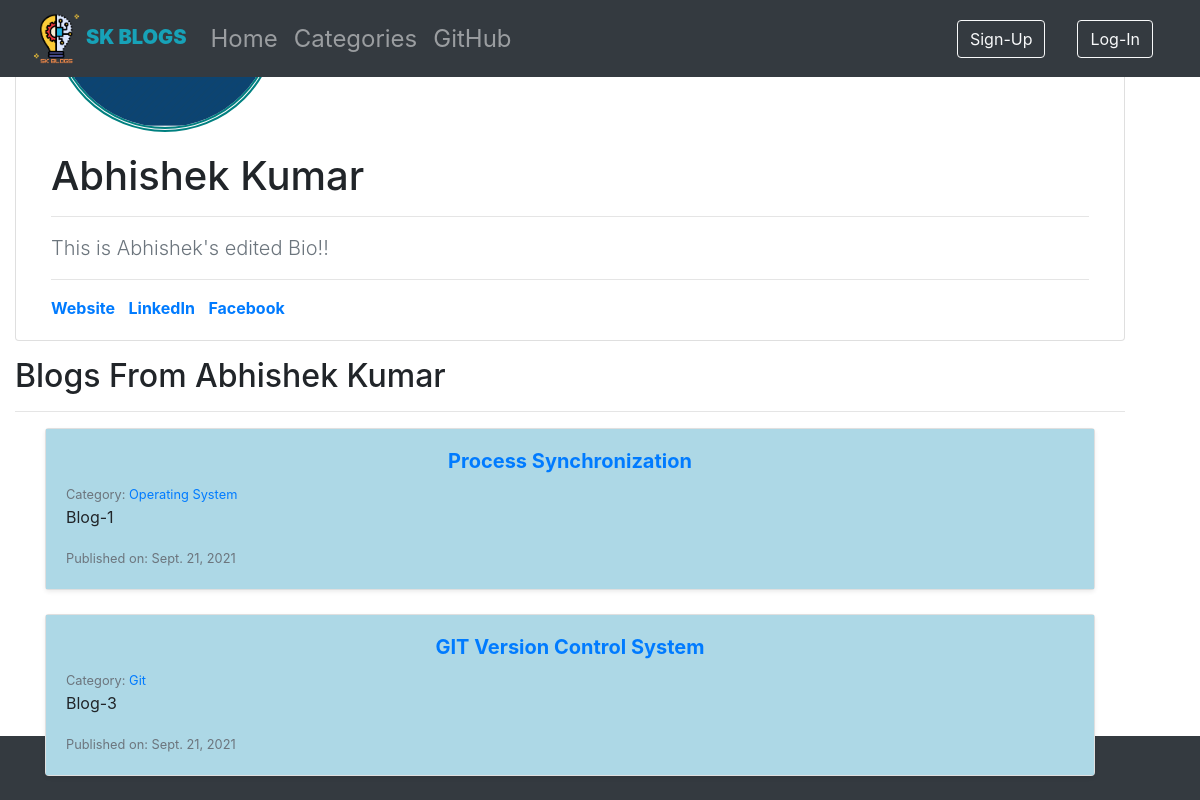
Screenshot of /members/3/profile with the database file from the repository.
### blog/models.py (models this page shows, shortened)
class Profile(models.Model):
    user = models.OneToOneField(User, null=True, on_delete=models.CASCADE)
    bio = models.TextField()
    profile_pic = models.ImageField(null=True, blank=True, upload_to="images/profile")
    website_url = models.URLField(null=True, blank=True)
    facebook_url = models.URLField(null=True, blank=True)
    instagram_url = models.URLField(null=True, blank=True)
    linkedin_url = models.URLField(null=True, blank=True)
    twitter_url = models.URLField(null=True, blank=True)

class Post(models.Model):
    title = models.CharField(max_length=255)
    title_tag = models.CharField(max_length=255)
    post_date = models.DateField(auto_now_add=True)
    author  = models.ForeignKey(User, on_delete=CASCADE)
    category = models.ForeignKey(Category, models.SET_NULL, blank=True, null=True)
    body = RichTextField(blank=True, null=True)
    snippet = models.CharField(max_length=255)
    likes = models.ManyToManyField(User, related_name="blog_posts")

class Category(models.Model):
    name = models.CharField(max_length=255)
    def __str__(self):
        return self.name

### members/views.py (the view)
# urls.py: path('<int:pk>/profile',ShowProfilePageView.as_view(), name="show-profile-page"),
class ShowProfilePageView(DetailView):
    model = Profile
    template_name = 'registration/user_profile.html'
    def get_context_data(self, *args, **kwargs):
        context = super(ShowProfilePageView, self).get_context_data(*args, **kwargs)
        page_user = get_object_or_404(Profile, id=self.kwargs['pk'])
        context["page_user"] = page_user
        context["user_posts"] = Post.objects.filter(author = page_user.user)
        return context

### members/templates/registration/user_profile.html (shortened to what this page needs)
{% extends 'base.html' %}
{% load static %}
{% block content %}
<div class="container">
<div class="col card mb-3 mt-5 shadow-md">
  <div class="card-body">
    <h1 class="fw-light card-title">{{ page_user.user.first_name }} {{ page_user.user.last_name }}</h1>
    <hr/>
    <p class="lead text-muted">{{ page_user.bio }}</p>
    <hr/>
    <p class="card-text">
      <strong>
        {% if page_user.website_url %}
        <a href="{{ page_user.website_url }}">Website</a> &ThickSpace;
        {% endif %}
        {% if page_user.linkedin_url %}
          <a href="{{ page_user.linkedin_url }}">LinkedIn</a> &ThickSpace;
        {% endif %}
        {% if page_user.facebook_url %}
          <a href="{{ page_user.facebook_url }}">Facebook</a> &ThickSpace;
        {% endif %}
      </strong>
    </p>
  </div>
</div>
<h2 class="fw-light mt-2">Blogs From {{ page_user.user.first_name }} {{ page_user.user.last_name }}</h2>
<hr/>
<div class="container">
  {% for post in user_posts %}
  <div class="col">
    <div class="card shadow-sm">
      <div class="card-body" style="background:lightblue;">
        <h5 class="card-text" style="text-align: center;"><a href="{% url 'article-view' post.pk %}"><strong>{{ post.title }}</strong></a></h5>
        <small class="text-muted">Category: <a href="{% url 'category' post.category|slugify %}">{{ post.category }}</a></small>
        <p class="card-text">{{ post.snippet }}</p>
        <small class="card-text text-muted">Published on: {{ post.post_date }}</small>
      </div>
    </div>
  </div>
  <br/>
  {% endfor %}
</div>
</div>
{% endblock %}

### blog/static/css/sticky-footer-navbar.css (style rules this page uses)
main > .container { position: absolute; bottom: 0; padding: 60px 15px 0; }

### rows the page displays
Profile: user.first_name "Abhishek", user.last_name "Kumar", bio "This is Abhishek's edited Bio!!"
Post: title "Process Synchronization", category "Operating System", snippet "Blog-1", post_date "Sept. 21, 2021"
Post: title "GIT Version Control System", category "Git", snippet "Blog-3", post_date "Sept. 21, 2021"
